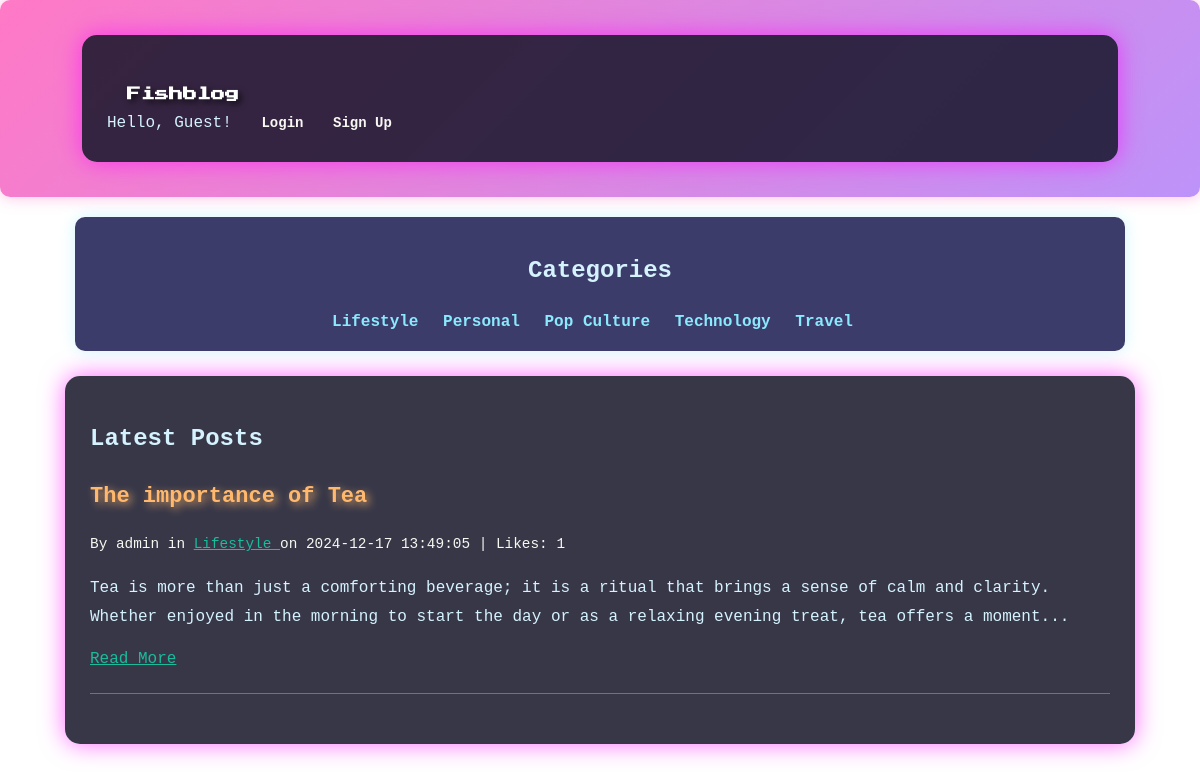
The app's page /project/homepage.php?category_id=2 with its own data.
### tables this page shows
CREATE TABLE Category (
    id INT AUTO_INCREMENT PRIMARY KEY,
    name VARCHAR(50) NOT NULL UNIQUE,
    description TEXT,
    created_at TIMESTAMP DEFAULT CURRENT_TIMESTAMP
);

CREATE TABLE Post (
    id INT AUTO_INCREMENT PRIMARY KEY,
    title VARCHAR(150) NOT NULL,
    content TEXT NOT NULL,
    user_id INT NOT NULL,  
    category_id INT,       
    likes INT DEFAULT 0,  
    created_at TIMESTAMP DEFAULT CURRENT_TIMESTAMP,
    updated_at TIMESTAMP DEFAULT CURRENT_TIMESTAMP ON UPDATE CURRENT_TIMESTAMP,
    
    FOREIGN KEY (user_id) REFERENCES User(id) ON DELETE CASCADE,
    FOREIGN KEY (category_id) REFERENCES Category(id) ON DELETE SET NULL
);

CREATE TABLE User (
    id INT AUTO_INCREMENT PRIMARY KEY,
    username VARCHAR(50) NOT NULL UNIQUE,
    email VARCHAR(100) NOT NULL UNIQUE,
    password VARCHAR(255) NOT NULL,
    is_admin BOOLEAN DEFAULT FALSE,  
    created_at TIMESTAMP DEFAULT CURRENT_TIMESTAMP
);

### project/homepage.php (the view, shortened to what this page needs)
<?php
$servername = "localhost";
$username = "root";
$password = "";
$dbname = "blog";
$conn = new mysqli($servername, $username, $password, $dbname);
$category_sql = "SELECT id, name FROM category ORDER BY name ASC";
$category_result = $conn->query($category_sql);
$category_id = isset($_GET['category_id']) ? intval($_GET['category_id']) : null;
$post_sql = "SELECT post.id, post.title, post.content, post.created_at, user.username,
            category.id AS category_id, category.name AS category, post.likes
            FROM post
            LEFT JOIN user ON post.user_id = user.id
            LEFT JOIN category ON post.category_id = category.id";
if ($category_id) {
    $post_sql .= " WHERE post.category_id = $category_id";
}
$post_sql .= " ORDER BY post.created_at DESC LIMIT 5";
$post_result = $conn->query($post_sql);
$is_logged_in = isset($_SESSION['user_id']);
$user_name = ($is_logged_in && isset($_SESSION['username'])) ? $_SESSION['username'] : "Guest";
?>
<!DOCTYPE html>
<html lang="en">
<head>
    <link rel="stylesheet" href="styles.css">
</head>
<body>
    <header class="header">
        <div class="container">
            <h1><a href="homepage.php" style="color: white; text-decoration: none;">Fishblog</a></h1>
            <div>
                <div>
                    <?php if ($is_logged_in && $user_name !== "Guest"): ?>
                        <span>Hello, <?php echo htmlspecialchars($user_name); ?>!</span>
                        <a href="profile.php">Profile</a>
                        <a href="logout.php">Logout</a>
                    <?php else: ?>
                        <span>Hello, Guest!</span>
                        <a href="login.php">Login</a>
                        <a href="signup.php">Sign Up</a>
                    <?php endif; ?>
                </div>
            </div>
        </div>
    </header>
    <section class="categories container">
        <h2>Categories</h2>
        <?php if ($category_result->num_rows > 0): ?>
            <?php while ($cat = $category_result->fetch_assoc()): ?>
                <a href="?category_id=<?php echo $cat['id']; ?>">
                    <?php echo htmlspecialchars($cat['name']); ?>
                </a>
            <?php endwhile; ?>
        <?php else: ?>
            <p>No categories found.</p>
        <?php endif; ?>
    </section>
    <section class="container">
        <h2>Latest Posts</h2>
        <?php if ($post_result->num_rows > 0): ?>
            <?php while ($row = $post_result->fetch_assoc()): ?>
                <div class="post">
                    <h2><?php echo htmlspecialchars($row['title']); ?></h2>
                    <small>
                        By <?php echo htmlspecialchars($row['username'] ?? "Unknown Author"); ?>
                        in <a href="?category_id=<?php echo $row['category_id']; ?>" style="color: #1abc9c;">
                            <?php echo htmlspecialchars($row['category'] ?? "Uncategorized"); ?>
                        </a>
                        on <?php echo htmlspecialchars($row['created_at']); ?>
                        | Likes: <?php echo htmlspecialchars($row['likes'] ?? 0); ?>
                    </small>
                    <p><?php echo nl2br(htmlspecialchars(substr($row['content'], 0, 200))); ?>...</p>
                    <a href="post.php?id=<?php echo $row['id']; ?>" style="color: #1abc9c;">Read More</a>
                </div>
            <?php endwhile; ?>
        <?php else: ?>
            <p>No posts available.</p>
        <?php endif; ?>
    </section>
</body>
</html>

### project/styles.css (style rules this page uses)
body { font-family: 'Roboto Mono', monospace; line-height: 1.6; margin: 0; padding: 0; background: url('https://64.media.tumblr.com/d61a959cf42cfbe0869dc4a2c4a58d8f/44622a990e852c6a-65/s1280x1920/831512ad499538fde8f68de4d536a36d1a7e646c.jpg') no-repeat center center fixed; background-size: cover; color: #d5f3fe; }
.container { width: 85%; margin: 20px auto; background: rgba(20, 20, 40, 0.85); padding: 25px; border-radius: 15px; box-shadow: 0px 0px 25px rgba(255, 0, 255, 0.6); }
.header { display: flex; justify-content: space-between; align-items: center; padding: 15px 20px; background: linear-gradient(135deg, #ff79c6, #bd93f9); border-radius: 10px; box-shadow: 0px 0px 15px rgba(255, 121, 198, 0.5); }
.header h1 { margin: 0; font-size: 32px; font-family: 'Press Start 2P', cursive; color: #50fa7b; text-shadow: 3px 3px 6px rgba(0, 0, 0, 0.7); }
.header a { color: #f8f8f2; text-decoration: none; margin-left: 20px; font-size: 14px; font-weight: bold; transition: color 0.3s, text-shadow 0.3s; }
.categories { padding: 15px; background: rgba(50, 50, 100, 0.95); margin-bottom: 25px; border-radius: 10px; text-align: center; box-shadow: 0px 0px 15px rgba(138, 233, 253, 0.4); }
.categories a { color: #8be9fd; text-decoration: none; margin-right: 15px; font-size: 16px; font-weight: bold; transition: color 0.3s, text-shadow 0.3s; }
.post { border-bottom: 1px solid #6272a4; margin-bottom: 25px; padding-bottom: 20px; }
.post h2 { color: #ffb86c; text-shadow: 3px 3px 8px rgba(255, 184, 108, 0.8); font-size: 22px; }
.post small { color: #f8f8f2; font-size: 0.9em; }
.post p { color: #d5f3fe; line-height: 1.8; }

### records on screen
category: name "Lifestyle"
category: name "Personal"
category: name "Pop Culture"
category: name "Technology"
category: name "Travel"
post: title "The importance of Tea", user.username "admin", category.name "Lifestyle", created_at "2024-12-17 13:49:05", likes "1", content "Tea is more than just a comforting beverage; it is a ritual that brings a sense of calm and clarity. Whether enjoyed in the morning to start the day or as a relaxing evening treat, tea offers a moment"
